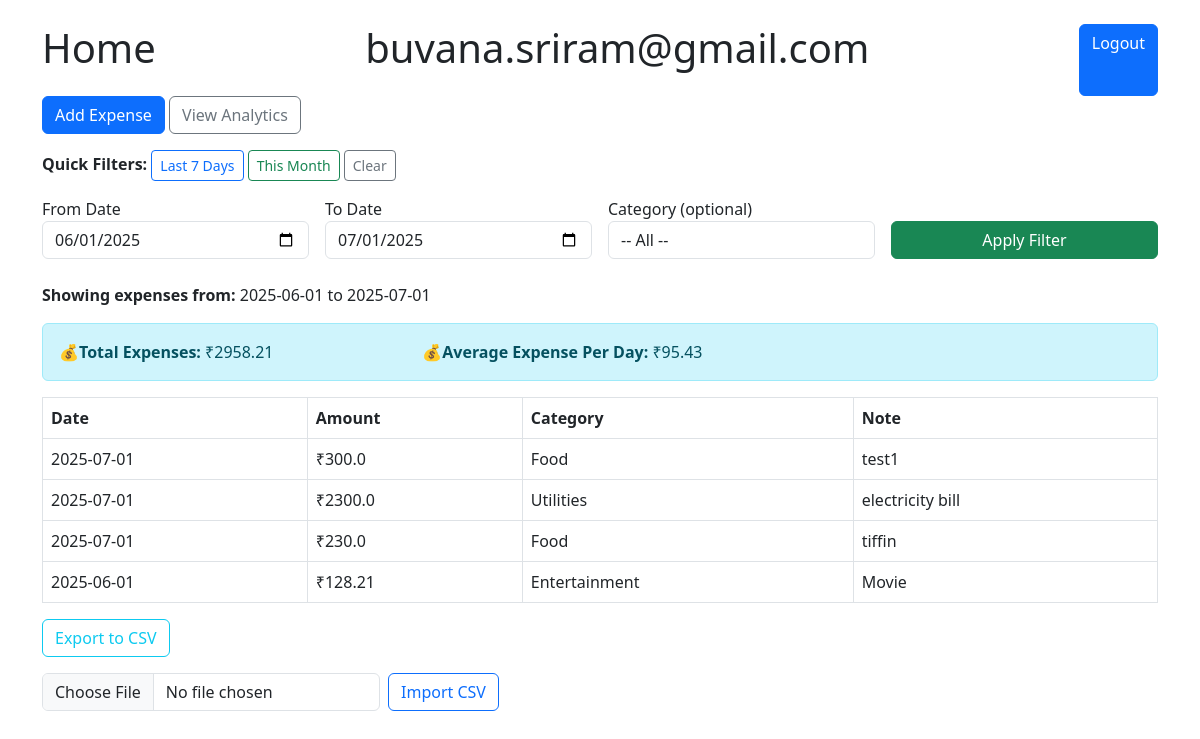
Screenshot of / (signed in) with the database file from the repository.
### app.py (models this page shows, shortened)
class User(db.Model, UserMixin):
    id = db.Column(db.Integer, primary_key=True)
    username = db.Column(db.String(150), nullable=False, unique=True)
    password = db.Column(db.String(200), nullable=False)

class Expense(db.Model):
    id = db.Column(db.Integer, primary_key=True)
    amount = db.Column(db.Float, nullable=False)
    category = db.Column(db.String(50), nullable=False)
    note = db.Column(db.String(100))
    date = db.Column(db.Date, default=datetime.utcnow)
    user_id = db.Column(db.Integer, db.ForeignKey('user.id'))

### app.py (the view)
@app.route('/')
@login_required
def index():
    from datetime import date, datetime, timedelta
    categories = ['Food', 'Transport', 'Utilities', 'Entertainment', 'Shopping', 'Other']
    quick = request.args.get('quick')
    today = date.today()
    if quick == 'last7':
        from_date = today - timedelta(days=6)  # Includes today
        to_date = today
    elif quick == 'thismonth':
        from_date = today.replace(day=1)
        to_date = today
    else:
        from_date_str = request.args.get('from_date')
        to_date_str = request.args.get('to_date')
        default_from = today - timedelta(days=30)
        default_to = today
        try:
            from_date = datetime.strptime(from_date_str, '%Y-%m-%d').date() if from_date_str else default_from
            to_date = datetime.strptime(to_date_str, '%Y-%m-%d').date() if to_date_str else default_to
            if from_date > to_date:
                flash("⚠️ 'From Date' must be earlier than 'To Date'. Showing last 30 days.")
                from_date, to_date = default_from, default_to
        except Exception:
            flash("⚠️ Invalid date. Showing last 30 days.")
            from_date, to_date = default_from, default_to
    selected_filter = request.args.get('filter')
    expenses = Expense.query.filter_by(user_id=current_user.id)
    if selected_filter:
        expenses = expenses.filter_by(category=selected_filter)
    expenses = expenses.filter(Expense.date >= from_date, Expense.date <= to_date)
    expenses = expenses.order_by(Expense.date.desc()).all()
    total_amount = sum(e.amount for e in expenses )
    dur = (to_date - from_date).days + 1  # Include both start and end dates
    average_amount = total_amount /  dur if expenses else 0
    return render_template('index.html',
                           expenses=expenses,
                           categories=categories,
                           filter=selected_filter,
                           from_date=from_date,
                           to_date=to_date,
                           total_amount=total_amount,
                           average_amount=average_amount)

### app.py (called while the page is built)
@login_manager.user_loader
def load_user(user_id):
    return User.query.get(int(user_id))

@app.before_request
def make_session_permanent():
    session.permanent = True

### templates/index.html (shortened to what this page needs)
{% extends 'layout.html' %}
{% block st %}Home{% endblock %}
{% block content %}
<a href="{{ url_for('add')}}" class="btn btn-primary mb-3">Add Expense</a>
<a href="{{ url_for('analytics') }}" class="btn btn-outline-secondary mb-3">
  View Analytics
</a>
<div class="mb-3">
  <strong>Quick Filters:</strong>
  <a href="/?quick=last7" class="btn btn-outline-primary btn-sm">Last 7 Days</a>
  <a href="/?quick=thismonth" class="btn btn-outline-success btn-sm">This Month</a>
  <a href="/" class="btn btn-outline-secondary btn-sm">Clear</a>
</div>
<form method="get" class="row g-3 mb-4">
    <div class="col-md-3">
        <label>From Date</label>
        <input type="date" name="from_date" class="form-control" value="{{ from_date }}">
    </div>
    <div class="col-md-3">
        <label>To Date</label>
        <input type="date" name="to_date" class="form-control" value="{{ to_date }}">
    </div>
    <div class="col-md-3">
        <label>Category (optional)</label>
        <select name="filter" class="form-control">
            <option value="">-- All --</option>
        </select>
    </div>
    <div class="col-md-3 d-flex align-items-end">
        <button class="btn btn-success w-100">Apply Filter</button>
    </div>
</form>
<p><strong>Showing expenses from:</strong>
    {{ from_date.strftime('%Y-%m-%d') }} to {{ to_date.strftime('%Y-%m-%d') }}
</p>
<div class="alert alert-info">
  <div class="row g-2">
    <div class="col-md-4">
      💰<strong>Total Expenses:</strong> ₹{{ total_amount | default(0.0) | round(2) }}
    </div>
    <div class="col-md-4">
      💰<strong>Average Expense Per Day:</strong> ₹{{ average_amount | default(0.0) | round(2) }}
    </div>
      </div>
</div>
<table class="table table-bordered">
    <tr><th>Date</th><th>Amount</th><th>Category</th><th>Note</th></tr>
    {% for exp in expenses %}
    <tr>
        <td>{{ exp.date.strftime('%Y-%m-%d') }}</td>
        <td>₹{{ exp.amount }}</td>
        <td>{{ exp.category }}</td>
        <td>{{ exp.note }}</td>
    </tr>
    {% endfor %}
</table>
<a href="{{ url_for('export_csv', from_date=from_date, to_date=to_date, filter=filter) }}" class="btn btn-outline-info mb-3">Export to CSV</a>
<form action="{{ url_for('import_csv') }}" method="post" enctype="multipart/form-data" class="mb-4">
  <div class="row g-2 align-items-end">
    <div class="col-auto">
      <input type="file" name="file" class="form-control" required>
    </div>
    <div class="col-auto">
      <button type="submit" class="btn btn-outline-primary">Import CSV</button>
    </div>
  </div>
</form>
{% endblock %}

### templates/layout.html (shortened to what this page needs)
<!DOCTYPE html>
<html>
<head>
    <link href="https://cdn.jsdelivr.net/npm/bootstrap@5.3.0/dist/css/bootstrap.min.css" rel="stylesheet">
    <head>
</head>
<body class="p-4">
    <div class="container">
        <div class="d-flex justify-content-between">
            <h1 class="mb-4">{% block st %}Expense Tracker{% endblock %}</h1>
            <h1 class="mb-4">{{ current_user.username }}</h1>
            <a class="btn btn-primary btn-md" href="{{ url_for('logout') }}">Logout</a>
        </div>
        {% block content %}{% endblock %}
    </div>
</body>
</html>

### rows the page displays
User: username "buvana.sriram@gmail.com"
Expense: date "2025-07-01", amount "300.0", category "Food", note "test1"
Expense: date "2025-07-01", amount "2300.0", category "Utilities", note "electricity bill"
Expense: date "2025-07-01", amount "230.0", category "Food", note "tiffin"
Expense: date "2025-06-01", amount "128.21", category "Entertainment", note "Movie"

### other values shown
{{ from_date.strftime('%Y-%m-%d') }} "2025-06-01"
{{ to_date.strftime('%Y-%m-%d') }} "2025-07-01"
{{ total_amount | default(0.0) | round(2) }} "2958.21"
{{ average_amount | default(0.0) | round(2) }} "95.43"
